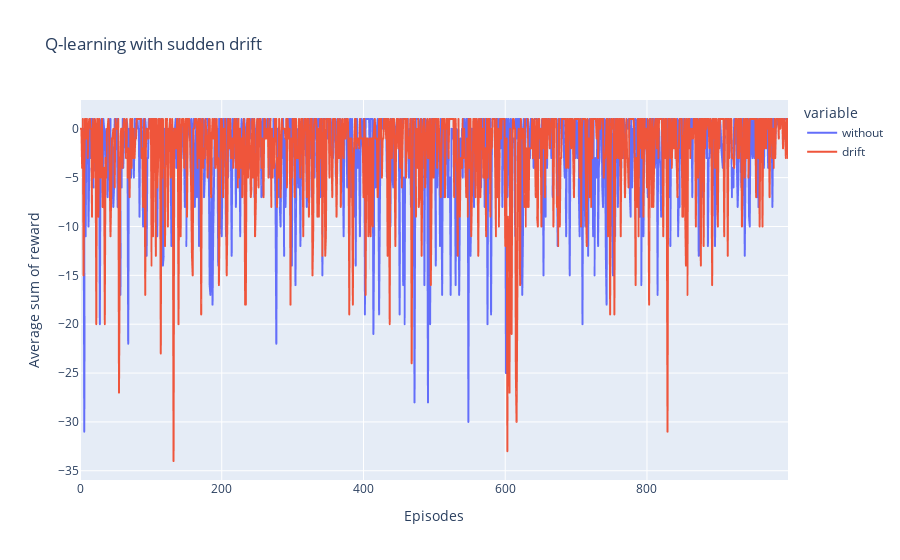

This figure's notebook cell:
### Code cell
data_eps = {'without': rewards, 
            'drift': rewards_drift}
df_eps = pd.DataFrame(data=data_eps)
print(df_eps.shape)
print(data_eps)
fug = px.line(data_eps, y=['without','drift'],title='Q-learning with sudden drift')
fug.update_layout(xaxis_title = 'Episodes', yaxis_title = 'Average sum of reward')
fug.show()

### Figure 1 — Plotly figure (JSON) as saved in the notebook; plotly's stock layout.template omitted (floating-point values rounded to 4 significant figures; data arrays with more than 128 entries replaced by an {"elided": "..."} marker saying what was removed)
{"data": [{"hovertemplate": "variable=without<br>index=%{x}<br>value=%{y}<extra></extra>", "legendgroup": "without", "line": {"color": "#636efa", "dash": "solid"}, "marker": {"symbol": "circle"}, "mode": "lines", "name": "without", "showlegend": true, "type": "scattergl", "x": {"elided": "1000 int values"}, "xaxis": "x", "y": {"elided": "1000 int values"}, "yaxis": "y"}, {"hovertemplate": "variable=drift<br>index=%{x}<br>value=%{y}<extra></extra>", "legendgroup": "drift", "line": {"color": "#EF553B", "dash": "solid"}, "marker": {"symbol": "circle"}, "mode": "lines", "name": "drift", "showlegend": true, "type": "scattergl", "x": {"elided": "1000 int values"}, "xaxis": "x", "y": {"elided": "1000 int values"}, "yaxis": "y"}], "layout": {"legend": {"title": {"text": "variable"}, "tracegroupgap": 0}, "title": {"text": "Q-learning with sudden drift"}, "xaxis": {"anchor": "y", "domain": [0, 1], "title": {"text": "Episodes"}}, "yaxis": {"anchor": "x", "domain": [0, 1], "title": {"text": "Average sum of reward"}}}}
